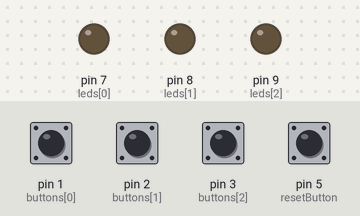
Bench run of a sketch on a simulated Arduino Uno, built with avr-gcc and run on an emulated ATmega328P. Parts: output pins drawn as LEDs (lit = HIGH). Dashed ring = blinking. The test bench sets the inputs (shaded band); at power-on: pin 1 (buttons[0]), pin 2 (buttons[1]), pin 3 (buttons[2]), pin 5 (resetButton) LOW.

Above: at 2.2 s.
2.3 s: pin 5 (resetButton) pulled HIGH for 1 s
At 2.4 s:
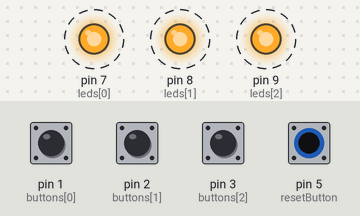
5.3 s: pin 1 (buttons[0]) pulled HIGH for 0.15 s
At 5.6 s:
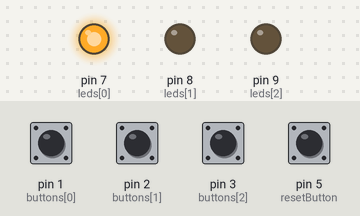
6.9 s: pin 5 (resetButton) pulled HIGH for 0.15 s
At 7.0 s:
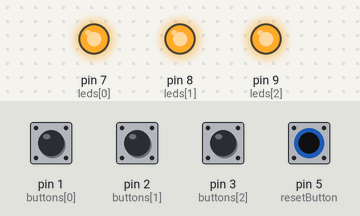
8.6 s: pin 3 (buttons[2]) pulled HIGH for 0.15 s
At 9.3 s:
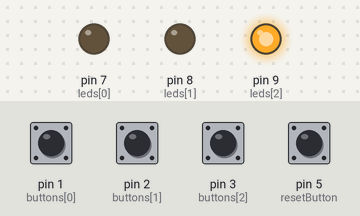
Timing chart, 0 to 11.2 s (numbered marks = the images above; inputs shaded):
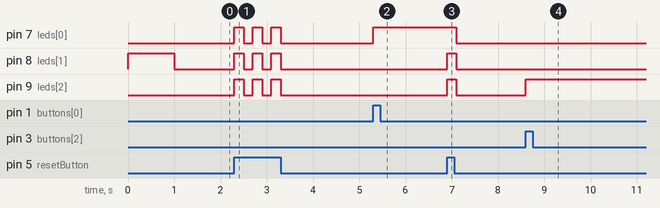

Measured:
- after the input at 2.3 s, pin 7 (leds[0]), pin 8 (leds[1]), pin 9 (leds[2]): alternates HIGH for 0.20 s and LOW for 0.20 s, 6 changes in all, then stays LOW, starting at once
- after the input at 5.3 s, pin 7 (leds[0]): LOW → HIGH at once
- after the input at 6.9 s, pin 7 (leds[0]): HIGH → LOW after 0.20 s; pin 8 (leds[1]), pin 9 (leds[2]): LOW → HIGH at once, → LOW 0.20 s later
- after the input at 8.6 s, pin 9 (leds[2]): LOW → HIGH at once

The sketch:

Lesson7.ino
```cpp
int buttons[] = {1,2,3};
int leds[] = {7,8,9};
int resetButton = 5;
bool noLoop = false;

void setup(){
    for(int i = 0; i < 3; i++){
        pinMode(buttons[i], INPUT); pinMode(leds[i], OUTPUT);
    }
    digitalWrite(leds[1], HIGH);
    delay(1000);
    digitalWrite(leds[1], LOW);
    pinMode(resetButton, INPUT);
}

int one, two,three;
void loop(){
    if(!noLoop){
        for(int i = 0; i < 3; i++){
            if(digitalRead(buttons[i]) == HIGH){noLoop = true; digitalWrite(leds[i], HIGH);}
        }
    }
    if(digitalRead(resetButton) == HIGH){
        noLoop = false;
        reset();
    }
}

void reset(){
    int State = HIGH;
    for(int i = 0; i < 2; i++){
        for(int o = 0; o < 3; o++){
            digitalWrite(leds[o], State);
        }
        State = LOW;
        delay(200);
    }
}
```
